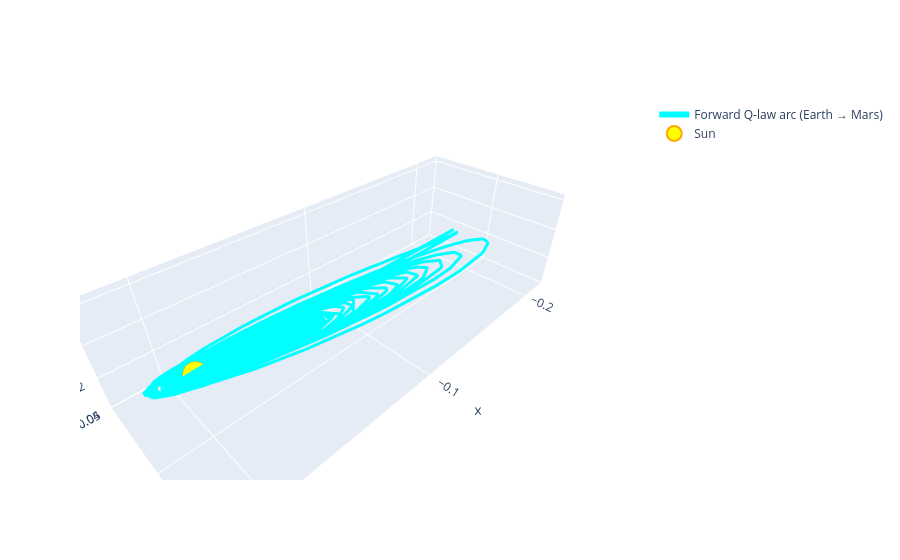

Notebook cell for this chart:
### Code cell
best_departure = 0
best_tf = tf
best_sol = fw_sol.copy()
best_fw_ts = fw_ts.copy()

import plotly.graph_objects as go
import numpy as np


# Convert to Gm (1e9 m)
AU_TO_GM = 1.495978707e2

# Example: pick one TOF from your loop
best_tf = tf_days[-1]  # or pick the one you want to visualize
best_t0 = best_departure



# Forward trajectory (Earth -> Mars)
t_days_fw = fw_ts / 86400
r_traj_fw = fw_sol[0:3, :].T / 1e9

# Create 3D figure
fig = go.Figure()


# 1. Forward arc (Earth → Mars)
fig.add_trace(go.Scatter3d(
    x=r_traj_fw[:, 0], y=r_traj_fw[:, 1], z=r_traj_fw[:, 2],
    mode='lines',
    name='Forward Q‑law arc (Earth → Mars)',
    line=dict(width=6, color='cyan'),
    hovertemplate='<b>Time: %{text:.1f} days</b><br>X: %{x:.2f} Gm<br>Y: %{y:.2f} Gm<br>Z: %{z:.2f} Gm<extra></extra>',
    text=t_days_fw
))
fig.add_trace(go.Scatter3d(
    x=[0], y=[0], z=[0],
    mode='markers',
    name='Sun',
    marker=dict(size=15, color='yellow', symbol='circle', line=dict(color='orange', width=2))
))
fig.update_layout(
    scene=dict(
        aspectmode='data'
    )
)

### Figure 1 — Plotly figure (JSON) as saved in the notebook; plotly's stock layout.template omitted (floating-point values rounded to 4 significant figures; data arrays with more than 128 entries replaced by an {"elided": "..."} marker saying what was removed)
{"data": [{"hovertemplate": "<b>Time: %{text:.1f} days</b><br>X: %{x:.2f} Gm<br>Y: %{y:.2f} Gm<br>Z: %{z:.2f} Gm<extra></extra>", "line": {"color": "cyan", "width": 6}, "mode": "lines", "name": "Forward Q‑law arc (Earth → Mars)", "text": {"elided": "1877 float values"}, "type": "scatter3d", "x": {"elided": "1877 float values"}, "y": {"elided": "1877 float values"}, "z": {"elided": "1877 float values"}}, {"marker": {"color": "yellow", "line": {"color": "orange", "width": 2}, "size": 15, "symbol": "circle"}, "mode": "markers", "name": "Sun", "type": "scatter3d", "x": [0], "y": [0], "z": [0]}], "layout": {"scene": {"aspectmode": "data"}}}
